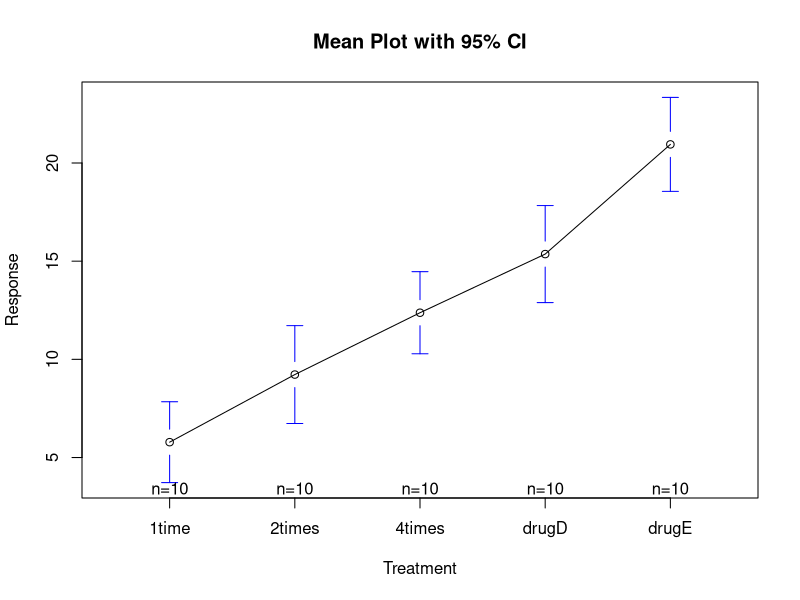
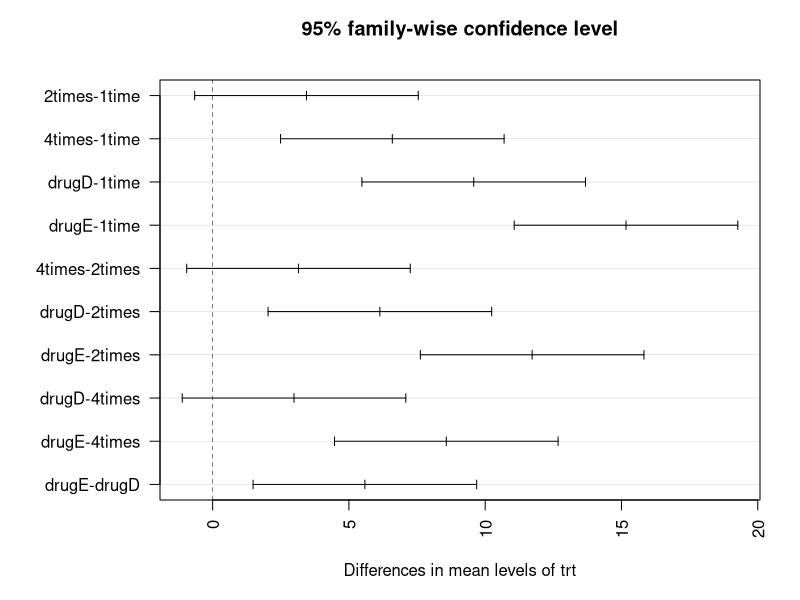
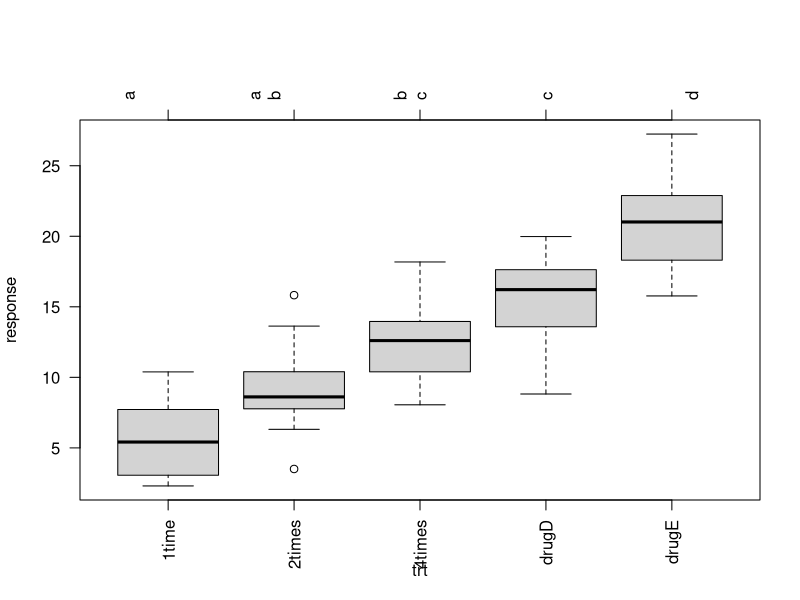

Source code (R) for these figures, in order: (Note: this script raises an error after producing the figures.)
## ---- chunk 1
library(multcomp); library(gplots)
attach(cholesterol)
head(cholesterol)
## ---- chunk 2
table(trt)               #Group sample sizes
## ---- chunk 3
aggregate(response, by=list(trt), FUN=mean) # Group means
aggregate(response, by=list(trt), FUN=sd) # Group std. dev
## ---- chunk 4
fit <- aov(response ~ trt)
summary(fit)
## ---- chunk 5
plotmeans(response ~ trt, xlab = "Treatment", ylab = "Response",
          main="Mean Plot with 95% CI")
detach(cholesterol)
## ---- chunk 6
library(xtable); options(xtable.comment = FALSE)
xtable(anova(fit))
## ---- chunk 7
TukeyHSD(fit)
## ---- chunk 8
par(las=2); par(mar=c(5,8,4,2)); plot(TukeyHSD(fit))
## ---- chunk 9
par(mar=c(5,4,6,2)); tuk <- glht(fit, linfct=mcp(trt="Tukey"))
plot(cld(tuk, level=.05),col="lightgrey")
## ---- chunk 10
library(car)
qq.plot(lm(response ~ trt, data=cholesterol))
